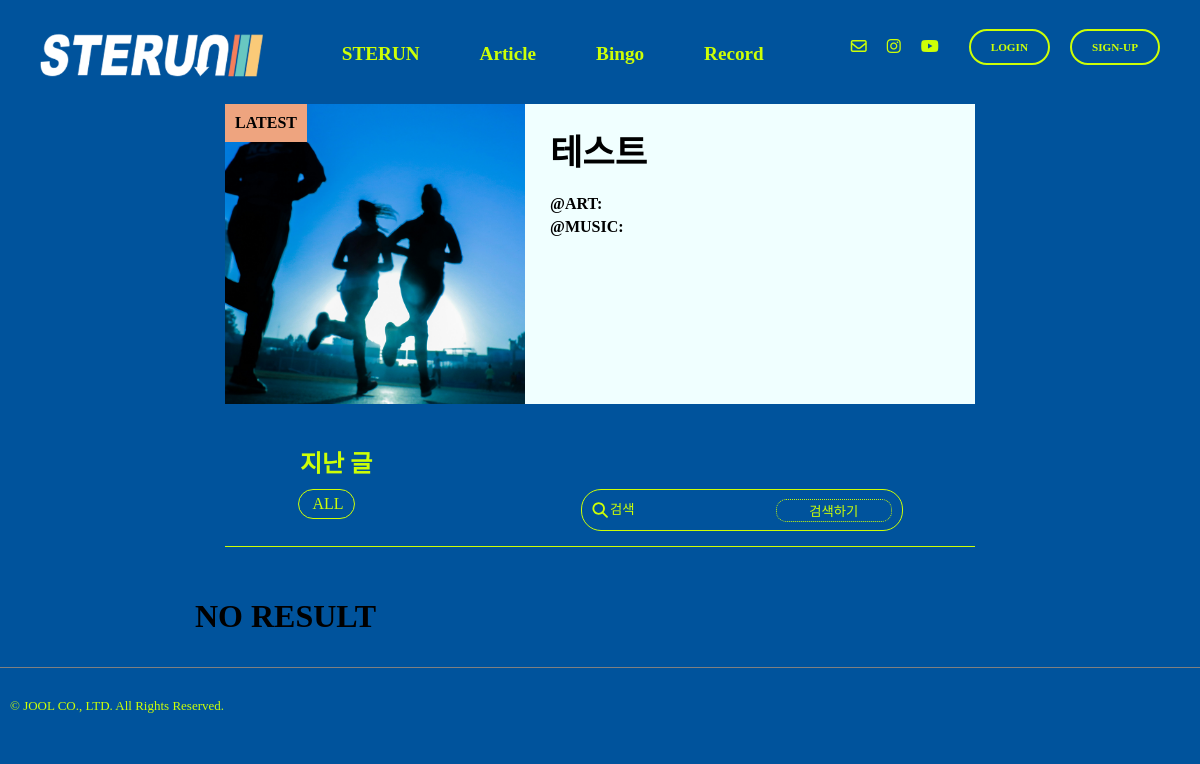
The app's page /article/search/, older data.
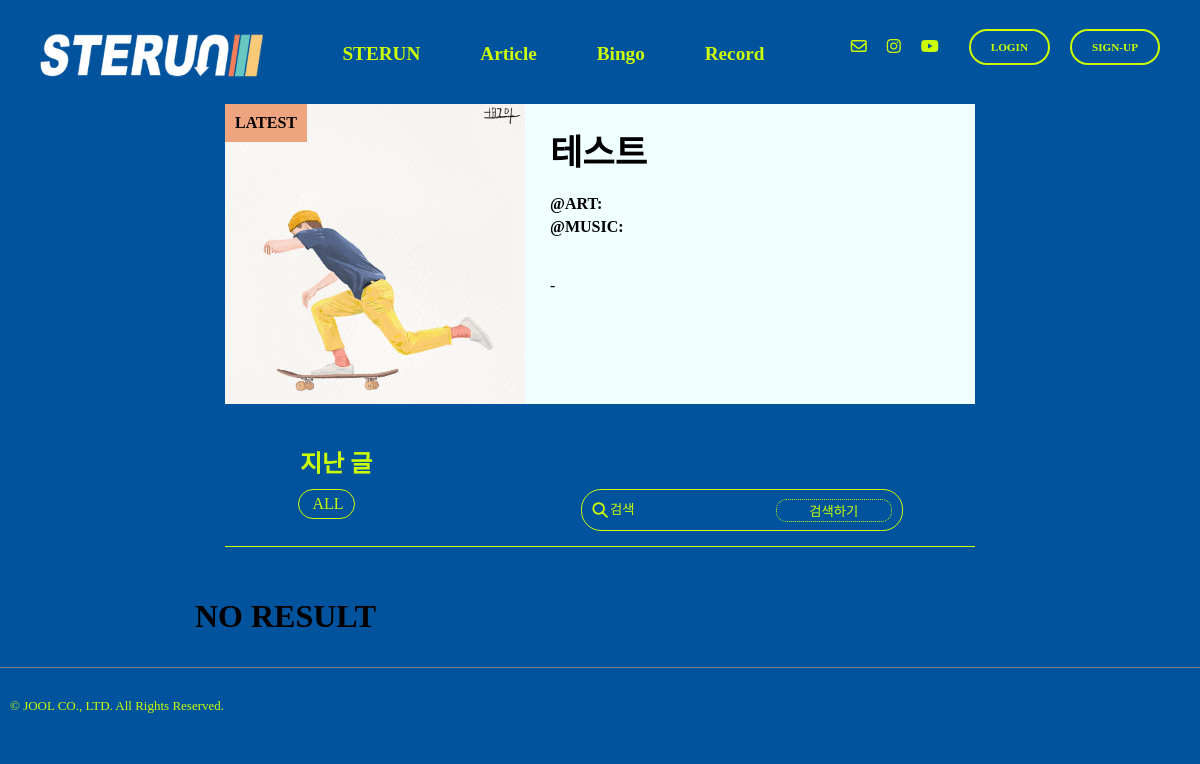
The same page, newer data.
### article/models.py (models this page shows, shortened)
class Article(models.Model):
    id = models.BigAutoField(primary_key=True)
    author = models.CharField(max_length=20)
    title = models.CharField(max_length=30)
    content = SummernoteTextField()
    main_img = models.ImageField(upload_to=image_upload_path)
    brand = models.CharField(max_length=30, blank=True, null=True)
    bgmusic = models.CharField(max_length=50, blank=True, null=True)
    model = models.CharField(max_length=30)
    desc = models.TextField()
    pay = models.BooleanField(default=True)
    pub_date = models.DateTimeField()

### article/views.py (the view)
# urls.py: path("search/", views.search, name="search"),
def search(request):
    articles = Article.objects.all().order_by('-pub_date')
    recentatc = Article.objects.last()
    recent_id_dic = Article.objects.aggregate(id=Max('id'))
    recent_id = recent_id_dic['id']
    oldatc = Article.objects.all().order_by('-pub_date').exclude(id=recent_id)
    if request.method == 'POST':
        searched = request.POST['searched']
        results = oldatc.filter(
            Q(title__contains=searched) | Q(desc__contains=searched))
        context = {'articles': articles,
                   'recentatc': recentatc, 'oldatc': oldatc, 'searched': searched, 'results': results}
        print(searched)
        return render(request, 'searched.html', context)
    else:
        return render(request, 'searched.html', {'articles': articles, 'recentatc': recentatc, 'oldatc': oldatc, 'searched': False})

### templates/searched.html (shortened to what this page needs)
{% extends "base.html" %}
{% load static %}
{% block content %}
  <div class="articles-box">
    <a class="card" href={% url "article:article" recentatc.id %}>
      <div class="todaytag">LATEST</div>
      <div class="today_article_img"><img class="card-main-img" src="/media/{{ recentatc.main_img }}" alt="" height="auto" width="auto"/>
      </div>
      <div class="card-textsection">
        <p class="card-title">{{ recentatc.title }}</p>
        <p class="card-img-artist">@ART:
          {{ recentatc.img_artist }}</p>
        <p class="card-music-artist">@MUSIC:
          {{ recentatc.music_artist }}</p>
        <div class="card-content">
          <p>
            {{ recentatc.desc|safe }}
          </p>
        </div>
      </div>
    <div class="article_history">
      <div>지난 글</div>
    </div>
    <div class="opt_src">
      <a href={% url "article:index" %}>
        <div class="option" id="all">
          <span>&nbsp;ALL</span>
        </div>
      <div>
        <form class="search" method="post" action="{% url 'article:search' %}">
          <input class="search-bar" id="search-bar" type="search" placeholder="검색" name="searched" aria-label="Search">
          <button class="search-button" type="submit">
            검색하기
          </button>
        </form>
      </div>
    </div>
    <div class="divider"></div>
    <div class="old-card-container" id="old-card-container">
      {% if searched %}
        {% for result in results %}
          <div class="old-card-section">
            <a href={% url "article:article" result.id %}>
              <div id="old-card-img">
                <img class="old-card-img" src="/media/{{ result.main_img }}" alt="" height="auto" width="auto"></div>
              <div id="old-card-text" class="old-card-text">
                <p class="old-card-title">{{ result.title }}</p>
                <p class="old-card-art">@Brand:
                  {{ result.brand }}</p>
                <p class="old-card-music">@Model:
                  {{ result.model }}</p>
              </div>
            </a>
          </div>
        {% endfor %}
      {% elif searched != "" %}
        <h1>
          NO RESULT
        </h1>
      {% endif %}
    </div>
  </div>
{% endblock content %}

Row changes from the older to the newer data that the page shows:
changed Article "테스트": main_img: a different picture; desc (not shown) → "-"
